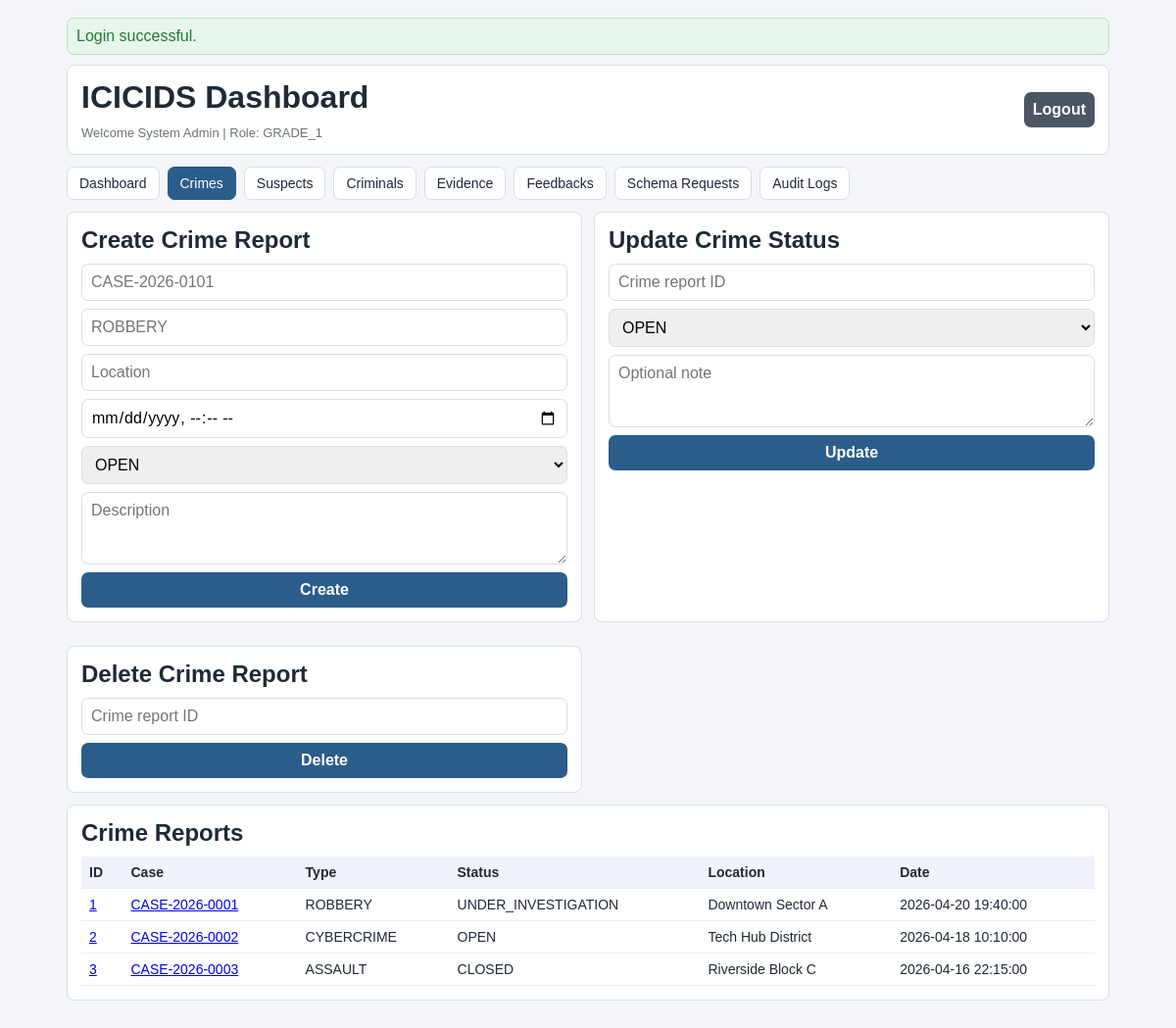
Before: /index.php?view=crimes (signed in) with the older database file.
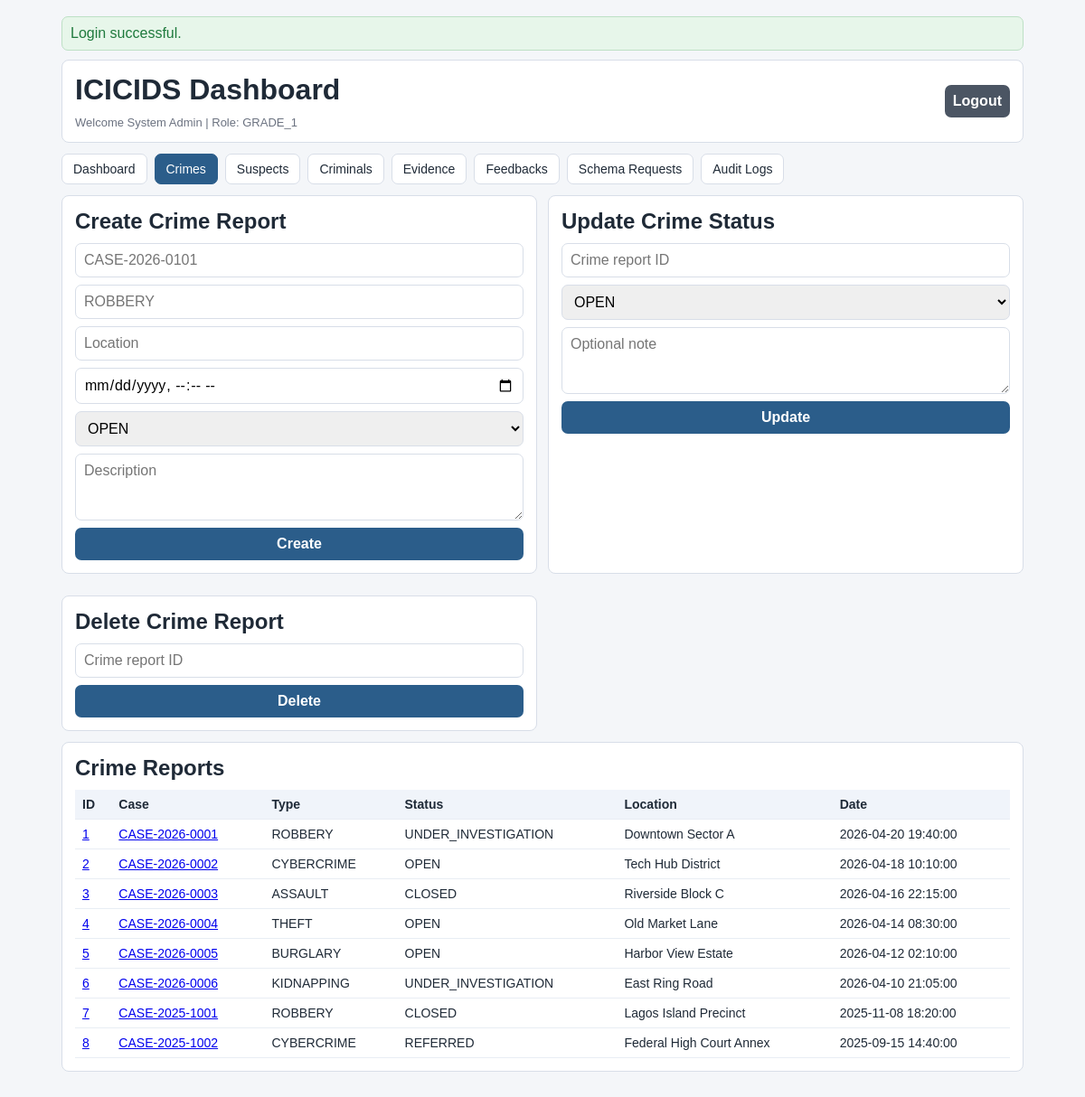
After: the same page with the newer database file.
### tables this page shows
CREATE TABLE crime_reports (
    id BIGINT UNSIGNED AUTO_INCREMENT PRIMARY KEY,
    case_number VARCHAR(40) NOT NULL UNIQUE,
    crime_type VARCHAR(120) NOT NULL,
    location_text VARCHAR(255) NOT NULL,
    latitude DECIMAL(10,8) NULL,
    longitude DECIMAL(11,8) NULL,
    crime_datetime DATETIME NOT NULL,
    description TEXT NOT NULL,
    investigation_status ENUM('OPEN', 'UNDER_INVESTIGATION', 'SUSPENDED', 'CLOSED', 'REFERRED') NOT NULL DEFAULT 'OPEN',
    reported_by_officer_id BIGINT UNSIGNED NOT NULL,
    assigned_officer_id BIGINT UNSIGNED NULL,
    created_at DATETIME NOT NULL DEFAULT CURRENT_TIMESTAMP,
    updated_at DATETIME NOT NULL DEFAULT CURRENT_TIMESTAMP ON UPDATE CURRENT_TIMESTAMP,
    CONSTRAINT fk_crime_reports_reported_by
        FOREIGN KEY (reported_by_officer_id) REFERENCES officers(id)
        ON UPDATE CASCADE ON DELETE RESTRICT,
    CONSTRAINT fk_crime_reports_assigned_to
        FOREIGN KEY (assigned_officer_id) REFERENCES officers(id)
        ON UPDATE CASCADE ON DELETE SET NULL,
    INDEX idx_crime_reports_type (crime_type),
    INDEX idx_crime_reports_status (investigation_status),
    INDEX idx_crime_reports_datetime (crime_datetime),
    INDEX idx_crime_reports_reported_by (reported_by_officer_id),
    INDEX idx_crime_reports_assigned (assigned_officer_id)
);

### Auth.php (called while the page is built, shortened)
<?php
final class Auth
{
    public function isAuthenticated(): bool
    {
        return isset($_SESSION[self::SESSION_KEY]);
    }
    public function currentOfficer(): ?array
    {
        return $_SESSION[self::SESSION_KEY];
    }
    public function enforce(string $operation, ?string $table = null): void
    {
        $officer = $this->currentOfficer();
        $rank = (string)$officer['rank'];
        $normalizedOperation = strtoupper(trim($operation));
        $normalizedTable = $table !== null ? strtolower(trim($table)) : null;
        if ($rank === self::ROLE_GRADE_1) {
            return;
        }
        throw new RuntimeException('Unknown role. Access denied.');
    }
    public function can(string $operation, ?string $table = null): bool
    {
        try {
            return true;
        } catch (Throwable $e) {
            return false;
        }
    }
}

### CrimeAndSuspectManager.php (called while the page is built, shortened)
<?php
require_once __DIR__ . '/Auth.php';
final class CrimeAndSuspectManager
{
    private PDO $db;
    public function __construct(PDO $db, Auth $auth, AuditLogger $auditLogger)
    {
        $this->db = $db;
        $this->auth = $auth;
    }
    public function listCrimeReports(?string $status = null, ?string $crimeType = null, int $limit = 100): array
    {
        $sql = 'SELECT * FROM crime_reports WHERE 1=1';
        $params = [];
        $sql .= ' ORDER BY crime_datetime DESC LIMIT :limit';
        $stmt = $this->db->prepare($sql);
        $stmt->bindValue(':limit', max(1, $limit), PDO::PARAM_INT);
        $stmt->execute();
        return $stmt->fetchAll();
    }
}

### crimes.php (the view, shortened to what this page needs)
<?php
$crimeReports = $crimeReports ?? [];
$canDeleteCrime = $canDeleteCrime ?? false;
?>
<div class="grid-2">
    <?php if ($canCreateCrime): ?>
        <section class="card">
            <h2>Create Crime Report</h2>
            <form method="post">
                <input name="case_number" required placeholder="CASE-2026-0101">
                <input name="crime_type" required placeholder="ROBBERY">
                <input name="location_text" required placeholder="Location">
                <input type="datetime-local" name="crime_datetime" required>
                <select name="investigation_status">
                    <option>OPEN</option>
                </select>
                <textarea name="description" rows="3" required placeholder="Description"></textarea>
                <button type="submit">Create</button>
            </form>
        </section>
    <?php endif; ?>
    <?php if ($canUpdateCrime): ?>
        <section class="card">
            <h2>Update Crime Status</h2>
            <form method="post">
                <input type="number" name="crime_report_id" required placeholder="Crime report ID">
                <select name="new_status">
                    <option>OPEN</option>
                </select>
                <textarea name="status_note" rows="3" placeholder="Optional note"></textarea>
                <button type="submit">Update</button>
            </form>
        </section>
    <?php endif; ?>
    <?php if ($canDeleteCrime): ?>
        <section class="card">
            <h2>Delete Crime Report</h2>
            <form method="post">
                <input type="number" name="crime_report_id" required placeholder="Crime report ID">
                <button type="submit">Delete</button>
            </form>
        </section>
    <?php endif; ?>
</div>
<section class="card">
    <h2>Crime Reports</h2>
    <div class="table-wrap">
        <table>
            <thead><tr><th>ID</th><th>Case</th><th>Type</th><th>Status</th><th>Location</th><th>Date</th></tr></thead>
            <tbody>
            <?php foreach ($crimeReports as $row): ?>
                <tr>
                    <td><a href="index.php?view=crimes&crime_id=<?= h((string)$row['id']) ?>"><?= h((string)$row['id']) ?></a></td>
                    <td><a href="index.php?view=crimes&crime_id=<?= h((string)$row['id']) ?>"><?= h((string)$row['case_number']) ?></a></td>
                    <td><?= h((string)$row['crime_type']) ?></td>
                    <td><?= h((string)$row['investigation_status']) ?></td>
                    <td><?= h((string)$row['location_text']) ?></td>
                    <td><?= h((string)$row['crime_datetime']) ?></td>
                </tr>
            <?php endforeach; ?>
            </tbody>
        </table>
    </div>
</section>

### top.php (shortened to what this page needs)
<!doctype html>
<html lang="en">
<head>
    <link rel="stylesheet" href="assets/css/style.css">
</head>
<body>
<div class="container">
<?php if ($flash !== null): ?>
    <div class="alert <?= h((string)$flash['type']) ?>"><?= h((string)$flash['message']) ?></div>
<?php endif; ?>

### index.php (shortened to what this page needs)
<?php
require_once __DIR__ . '/Auth.php';
require_once __DIR__ . '/CrimeAndSuspectManager.php';
$db = Database::getInstance()->getConnection();
$auth = new Auth($db);
$audit = new AuditLogger($db, $auth);
$crimeManager = new CrimeAndSuspectManager($db, $auth, $audit);
$view = isset($_GET['view']) ? (string)$_GET['view'] : 'dashboard';
function h(string $v): string
{
    return htmlspecialchars($v, ENT_QUOTES, 'UTF-8');
}
function flashGet(): ?array
{
    $f = $_SESSION['flash'] ?? null;
    return $f;
}
$isAuthed = $auth->isAuthenticated();
$flash = flashGet();
$canCreateCrime = false;
$canUpdateCrime = false;
if ($isAuthed) {
    $canReadCrimes = $auth->can('READ', 'crime_reports');
    $canReadSuspects = $auth->can('READ', 'suspects');
    $canReadCriminals = $auth->can('READ', 'criminals');
    $canReadEvidence = $auth->can('READ', 'evidence');
    $canReadFeedbacks = $auth->can('READ', 'feedbacks');
    $canReadSchema = $auth->can('READ', 'schema_requests');
    $canReadLogs = $auth->can('READ', 'officer_activity');
    $canCreateCrime = $auth->can('CREATE', 'crime_reports');
    $canUpdateCrime = $auth->can('UPDATE', 'crime_reports');
    $canDeleteCrime = $auth->can('DELETE', 'crime_reports');
    if ($canReadCrimes) {
        $crimeReports = $crimeManager->listCrimeReports(null, null, 100);
    }
}
require __DIR__ . '/views/partials/top.php';
if (!$isAuthed) {
    require __DIR__ . '/views/pages/login.php';
} else {
    require __DIR__ . '/views/partials/nav.php';
    if ($view === 'dashboard') {
        require __DIR__ . '/views/pages/dashboard.php';
    } elseif ($view === 'crimes' && $canReadCrimes) {
        require __DIR__ . '/views/pages/crimes.php';
    } elseif ($view === 'suspects' && $canReadSuspects) {
        require __DIR__ . '/views/pages/suspects.php';
    } elseif ($view === 'criminals' && $canReadCriminals) {
        require __DIR__ . '/views/pages/criminals.php';
    } elseif ($view === 'evidence' && $canReadEvidence) {
        require __DIR__ . '/views/pages/evidence.php';
    } elseif ($view === 'feedbacks' && $canReadFeedbacks) {
        require __DIR__ . '/views/pages/feedbacks.php';
    } elseif ($view === 'schema' && $canReadSchema) {
        require __DIR__ . '/views/pages/schema.php';
    } elseif ($view === 'logs' && $canReadLogs) {
        require __DIR__ . '/views/pages/logs.php';
    }
}
require __DIR__ . '/views/partials/bottom.php';

### nav.php (shortened to what this page needs)
<?php
$officer = $officer ?? ['name' => 'Officer'];
$rank = $rank ?? '';
$view = $view ?? 'dashboard';
$canReadCrimes = $canReadCrimes ?? false;
$canReadSuspects = $canReadSuspects ?? false;
$canReadCriminals = $canReadCriminals ?? false;
$canReadEvidence = $canReadEvidence ?? false;
$canReadFeedbacks = $canReadFeedbacks ?? false;
$canReadSchema = $canReadSchema ?? false;
$canReadLogs = $canReadLogs ?? false;
?>
<header class="header card">
    <div>
        <h1>ICICIDS Dashboard</h1>
        <p class="help">Welcome <?= h((string)($officer['name'] ?? 'Officer')) ?> | Role: <?= h((string)$rank) ?></p>
    </div>
    <form method="post">
        <button class="btn-secondary" type="submit">Logout</button>
    </form>
</header>
<nav class="tabs">
    <a class="<?= $view === 'dashboard' ? 'active' : '' ?>" href="index.php?view=dashboard">Dashboard</a>
    <?php if ($canReadCrimes): ?><a class="<?= $view === 'crimes' ? 'active' : '' ?>" href="index.php?view=crimes">Crimes</a><?php endif; ?>
    <?php if ($canReadSuspects): ?><a class="<?= $view === 'suspects' ? 'active' : '' ?>" href="index.php?view=suspects">Suspects</a><?php endif; ?>
    <?php if ($canReadCriminals): ?><a class="<?= $view === 'criminals' ? 'active' : '' ?>" href="index.php?view=criminals">Criminals</a><?php endif; ?>
    <?php if ($canReadEvidence): ?><a class="<?= $view === 'evidence' ? 'active' : '' ?>" href="index.php?view=evidence">Evidence</a><?php endif; ?>
    <?php if ($canReadFeedbacks): ?><a class="<?= $view === 'feedbacks' ? 'active' : '' ?>" href="index.php?view=feedbacks">Feedbacks</a><?php endif; ?>
    <?php if ($canReadSchema): ?><a class="<?= $view === 'schema' ? 'active' : '' ?>" href="index.php?view=schema">Schema Requests</a><?php endif; ?>
    <?php if ($canReadLogs): ?><a class="<?= $view === 'logs' ? 'active' : '' ?>" href="index.php?view=logs">Audit Logs</a><?php endif; ?>
</nav>

### bottom.php (shortened to what this page needs)
</div>
</body>
</html>

### style.css (style rules this page uses)
* { box-sizing: border-box; }
body { margin: 0; font-family: Tahoma, Verdana, sans-serif; background: var(--bg); color: var(--text); }
.container { max-width: 1100px; margin: 0 auto; padding: 18px; }
.card { background: var(--card); border: 1px solid var(--line); border-radius: 8px; padding: 14px; margin-bottom: 12px; }
.header { display: flex; justify-content: space-between; align-items: center; gap: 10px; }
h1, h2 { margin: 0 0 10px; }
.help { color: var(--muted); font-size: 13px; margin: 4px 0 0; }
.tabs { display: flex; gap: 8px; flex-wrap: wrap; margin-bottom: 12px; }
.tabs a { text-decoration: none; border: 1px solid var(--line); color: var(--text); background: #fff; padding: 8px 12px; border-radius: 7px; font-size: 14px; }
.tabs a.active { background: var(--primary); border-color: var(--primary); color: #fff; }
.grid-2 { display: grid; grid-template-columns: 1fr 1fr; gap: 12px; }
form { display: grid; gap: 8px; }
input, select, textarea, button { width: 100%; border: 1px solid var(--line); border-radius: 7px; padding: 9px; font: inherit; }
button { background: var(--primary); color: #fff; border: none; cursor: pointer; font-weight: 700; }
.btn-secondary { background: #4b5563; }
.alert { margin-bottom: 10px; padding: 9px; border-radius: 7px; border: 1px solid transparent; }
.alert.success { background: var(--ok-bg); color: var(--ok-text); border-color: #bde0c5; }
.table-wrap { overflow-x: auto; }
table { width: 100%; border-collapse: collapse; font-size: 14px; }
th, td { border-bottom: 1px solid #e8edf4; padding: 8px; text-align: left; }
th { background: #f0f4fa; }

Changed rows visible on the page:
added crime_reports: id "4", case_number "CASE-2026-0004", crime_type "THEFT", investigation_status "OPEN", location_text "Old Market Lane", crime_datetime "2026-04-14 08:30:00"
added crime_reports: id "5", case_number "CASE-2026-0005", crime_type "BURGLARY", investigation_status "OPEN", location_text "Harbor View Estate", crime_datetime "2026-04-12 02:10:00"
added crime_reports: id "6", case_number "CASE-2026-0006", crime_type "KIDNAPPING", investigation_status "UNDER_INVESTIGATION", location_text "East Ring Road", crime_datetime "2026-04-10 21:05:00"
added crime_reports: id "7", case_number "CASE-2025-1001", crime_type "ROBBERY", investigation_status "CLOSED", location_text "Lagos Island Precinct", crime_datetime "2025-11-08 18:20:00"
added crime_reports: id "8", case_number "CASE-2025-1002", crime_type "CYBERCRIME", investigation_status "REFERRED", location_text "Federal High Court Annex", crime_datetime "2025-09-15 14:40:00"
